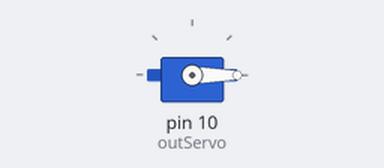
This sketch was run on a simulated Arduino Uno, built with avr-gcc and run on an emulated ATmega328P. Parts: servo.

Above: at 0.05 s.
Timing chart, 0 to 4.6 s (numbered marks = the images above):
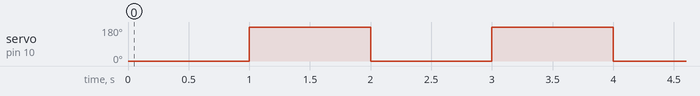

Measured:
- by itself, servo on pin 10 (outServo): alternates 180° for 1.0 s and 0° for 1.0 s

The sketch:

SERVO.ino
```cpp
#include <Servo.h

int outServo=10;
Servo myservo;

void setup() {
 Serial.begin(115200);
 myservo.attach(outServo);
}

void loop() {

 myservo.write(0); //0-180
 delay(1000);
 myservo.write(180); //0-180
 delay(1000);
}
```
